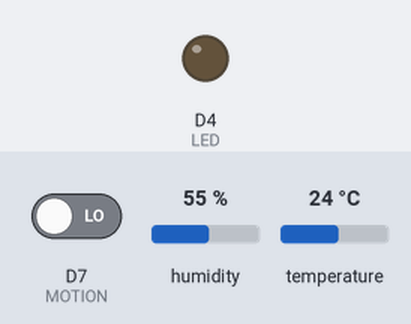
A sketch run on a simulated ESP8266 (NodeMCU). Shown: output pins drawn as LEDs (lit = HIGH). The test bench sets the inputs (shaded band); at power-on: D7 (MOTION) LOW, humidity 55 %, temperature 24 °C. WiFi joins after 1.5 s; servers stay silent unless stated; uploads are accepted with an empty reply; what the sketch prints to the serial monitor is not drawn.

Above: at 6.4 s.
6.5 s: D7 (MOTION) driven HIGH
At 7.6 s:
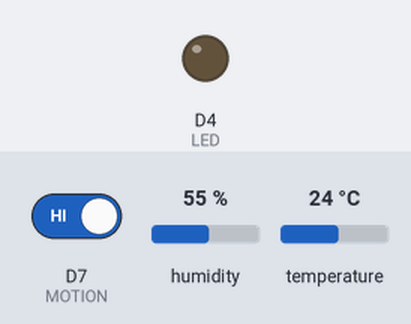
8.2 s: D7 (MOTION) driven LOW
At 10.0 s:
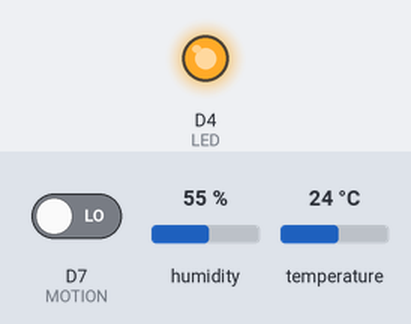
Timing chart, 0 to 11.5 s (numbered marks = the images above; inputs shaded):
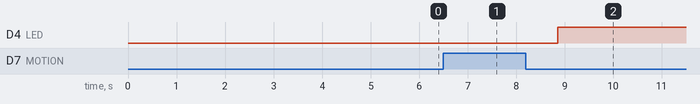

Measured:
- after the input at 6.5 s, D4 (LED): stays LOW (without the input it goes to HIGH after 0.26 s)
- after the input at 8.2 s, D4 (LED): LOW → HIGH after 0.66 s

The sketch:

machine_gun_sensor_code.ino
```cpp
#include <DHTesp.h>
#include <Ticker.h>
#include <Arduino.h>
#include <ArduinoJson.h>
#include <ESP8266WiFi.h>
#include <ESP8266HTTPClient.h>

#define LED 2
#define MOTION 13
#define TH 5

StaticJsonDocument<300> json;

// Consts
const char* ssid     = "SSID";
const char* password = "SUPERSECRETPASSWORD";
const String host = "https://inft3970.azurewebsites.net";
const char* Id = "17";
const String fingerprint = "3A B0 B1 C2 7F 74 6F D9 0C 34 F0 D6 A9 60 CF 73 A4 22 9D E8";

bool serviceAvailable = false;

// DHTesp is a library imported from; https://github.com/beegee-tokyo/DHTesp
// A fair bit of the below code is reused from: https://github.com/beegee-tokyo/DHTesp/tree/master/examples/DHT_ESP8266
DHTesp dht;

HTTPClient https;

void setup()
{
  pinMode(LED, OUTPUT);
  pinMode(MOTION, INPUT);

  Serial.begin(115200);
  delay(50);

  Serial.println();
  Serial.print("Connecting to ");
  Serial.println(ssid);

  WiFi.mode(WIFI_STA);
  WiFi.begin(ssid, password);

  while (WiFi.status() != WL_CONNECTED) {
    delay(500);
    Serial.print(".");
  }

  Serial.println("");
  Serial.println("WiFi connected");
  Serial.println("IP address: ");
  Serial.println(WiFi.localIP());

  dht.setup(TH, DHTesp::DHT11);
}

void checkServiceStatus()
{
  String endpoint = host + "/api/Availability";
  https.begin(endpoint,fingerprint);
  int httpCode = https.GET();
  String payload = https.getString();
  Serial.println("HTTP Code received: " + String(httpCode));
  https.end();
  if(httpCode = 200){
    serviceAvailable = true;
    return;
  }
  serviceAvailable = false;
  return;
}

void debug(){

  double humidity = dht.getHumidity();
  double temperature = dht.getTemperature();
  bool motion = getMotion();
  Serial.println(humidity, 1);
  Serial.println(temperature, 1);

  Serial.println("--------------------------------------------------");
  Serial.println("API status available: " + String(serviceAvailable));
  Serial.println("--------------------------------------------------");

  Serial.println("Motion Detected: " + String(motion));
  Serial.println("--------------------------------------------------");

  Serial.println("Temperature: " + String(temperature,2));
  String temperaturePayload = createJsonPayload("temperature",temperature);
  Serial.println("Temperature payload: " + temperaturePayload);
  Serial.println("--------------------------------------------------");

  Serial.println("Humidity: " + String(humidity,2));
  String humidityPayload = createJsonPayload("humidity",humidity);
  Serial.println("Humidity payload: " + humidityPayload);
}

String createJsonPayload(String measure,double value){
  JsonObject jsonObject = json.to<JsonObject>();
  jsonObject["Id"] = Id;
  jsonObject[measure] = value;

  String jsonPayload;
  serializeJson(jsonObject, jsonPayload);
  Serial.println(jsonPayload);
  return jsonPayload;
}

void postPayload(String type, String jsonPayload){
  String endpoint = String(host + "/api/" + type + "/Create");
  Serial.println("Reached out to: " + endpoint);

  https.begin(endpoint,fingerprint);
  https.addHeader("Content-Type", "application/json");

  int httpCode = https.POST(jsonPayload);
  String payload = https.getString();
  Serial.println(httpCode);
  Serial.println(payload);
  https.end();
}

bool getMotion(){
  bool result = digitalRead(MOTION);
  Serial.println(result);
  if(result){
      digitalWrite(LED,LOW);
  }
  else{
    digitalWrite(LED,HIGH);
  }
  return result;
}

void temperatureAndHumidityExecute(){
  String temperaturePayload = createJsonPayload("temperature",dht.getTemperature());
  postPayload("temperature",temperaturePayload);
  Serial.println("Temperature Posted");

  String humidityPayload = createJsonPayload("humidity",dht.getHumidity());
  postPayload("humidity",humidityPayload);
  Serial.println("Humidity Posted");
}

void motionExecute(){
  bool motionOccured = getMotion();
  if(motionOccured){
    String motionPayload = createJsonPayload("motion",1);
    postPayload("motion",motionPayload);
    Serial.println("Motion Posted");
  }
  return;
}

void loop()
{
  int counter = 0;
  checkServiceStatus();
  while(serviceAvailable){
    switch (counter) {
      case 1:
        temperatureAndHumidityExecute();
        motionExecute();
        checkServiceStatus();
        counter = 0;
        break;
      default:
        delay(5000);
        debug();
        break;
    }
    counter += 1;
  }
}
```
